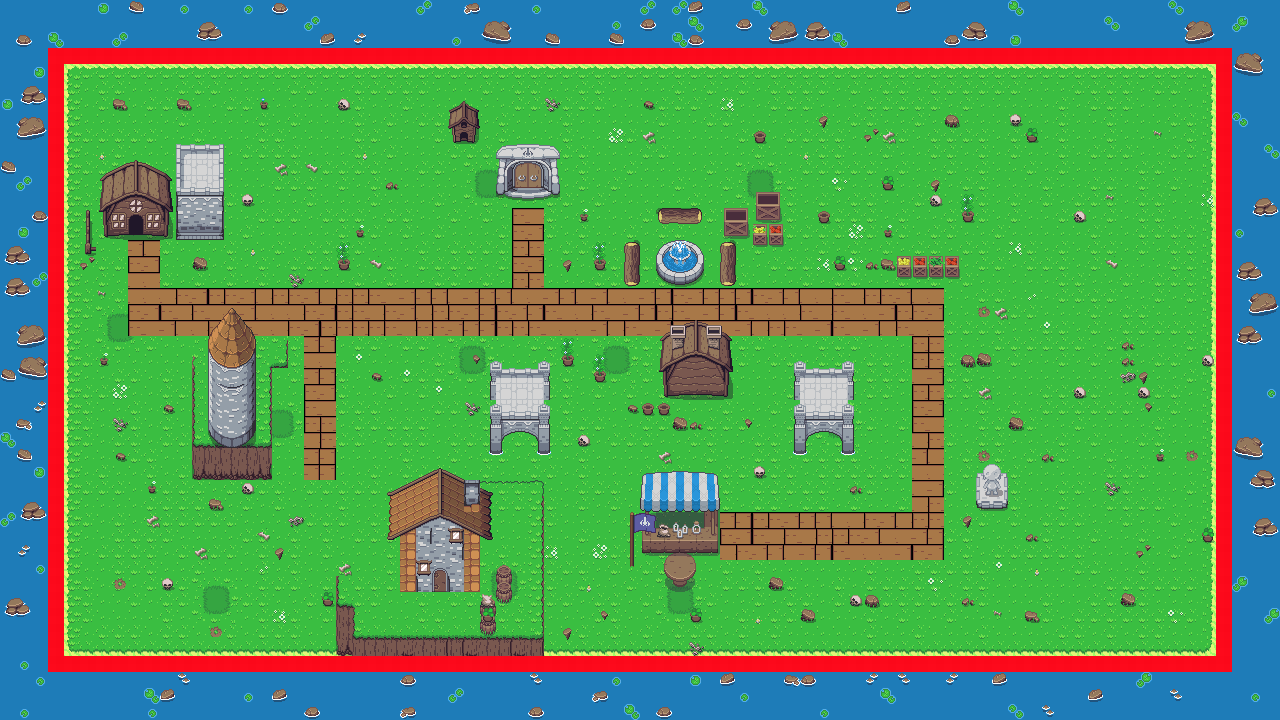

This is a level from a 2D game, rendered from its Tiled map with the project's own tilesets. A one-line summary and the map file follow, with tile-layer data summarised:
An orthogonal 80x45 tile map with 16x16 px tiles, 9 tile layers (Water, Ground, Raised Ground, Trees, ...), 3 tilesets and 3 objects (Start, White Entrance, Hut Entrance).

<map version="1.10" tiledversion="1.11.2" orientation="orthogonal" renderorder="right-down" width="80" height="45" tilewidth="16" tileheight="16" infinite="0" nextlayerid="16" nextobjectid="9">
 <tileset firstgid="1" source="../tsx/gfx_overworld.tsx" />
 <tileset firstgid="1441" source="../tsx/red collision.tsx" />
 <tileset firstgid="1633" source="../tsx/gfx_inner.tsx" />
 <layer id="5" name="Water" width="80" height="45">
  <data>[3600 cells, 748 non-empty, 12 distinct tile ids]</data>
 </layer>
 <layer id="1" name="Ground" width="80" height="45">
  <data>[3600 cells, 2846 non-empty, 32 distinct tile ids]</data>
 </layer>
 <layer id="15" name="Raised Ground" width="80" height="45">
  <data>[3600 cells, 105 non-empty, 22 distinct tile ids]</data>
 </layer>
 <objectgroup id="3" name="Player">
  <object id="1" name="Start" x="310" y="256">
   <point />
  </object>
 </objectgroup>
 <objectgroup id="8" name="Interactions">
  <object id="7" name="White Entrance" x="512.667" y="162.667" width="30" height="44" />
  <object id="8" name="Hut Entrance" x="129.333" y="213.333" width="15.3333" height="24" />
 </objectgroup>
 <layer id="14" name="Trees" width="80" height="45">
  <data>[3600 cells, 0 non-empty, 0 distinct tile ids]</data>
 </layer>
 <layer id="10" name="Flora" width="80" height="45">
  <data>[3600 cells, 141 non-empty, 29 distinct tile ids]</data>
 </layer>
 <layer id="9" name="StructureFloors" width="80" height="45">
  <data>[3600 cells, 56 non-empty, 28 distinct tile ids]</data>
 </layer>
 <layer id="4" name="StructureWalls" width="80" height="45">
  <data>[3600 cells, 249 non-empty, 213 distinct tile ids]</data>
 </layer>
 <layer id="13" name="Decoration" width="80" height="45">
  <data>[3600 cells, 221 non-empty, 48 distinct tile ids]</data>
 </layer>
 <layer id="6" name="Collision" width="80" height="45">
  <data>[3600 cells, 225 non-empty, 4 distinct tile ids]</data>
 </layer>
</map>
